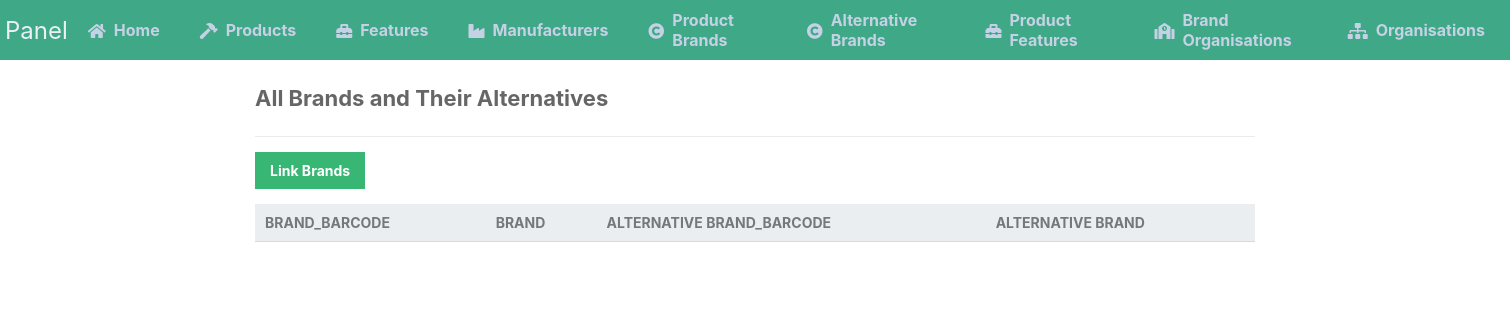
/read_alternativebrands.php, run on an earlier commit of the app's database.
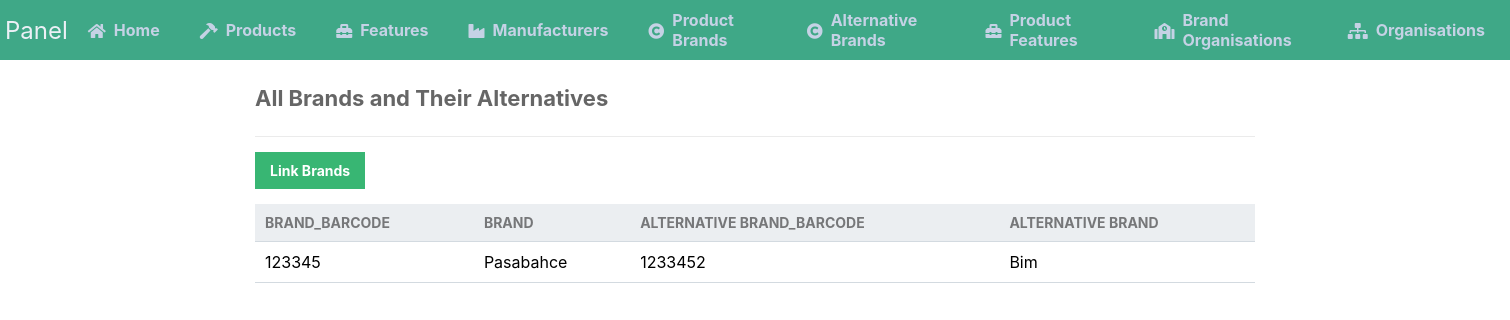
And on a later commit of the database.
### tables this page shows
CREATE TABLE `alternative_brands` (
  `BRAND_BARCODE` char(13) NOT NULL,
  `M_SYSCODE` int(11) NOT NULL,
  `ALTERNATIVE_BRAND_BARCODE` char(13) NOT NULL,
  `ALTERNATIVE_M_SYSCODE` int(11) NOT NULL
);

CREATE TABLE `product_brands` (
  `BRAND_BARCODE` char(13) NOT NULL,
  `BRAND_NAME` varchar(100) NOT NULL,
  `MANUFACTURER_ID` int(11) NOT NULL,
  `M_SYSCODE` int(11) NOT NULL
);

### read_alternativebrands.php (the view, shortened to what this page needs)
<?php
include 'functions.php';
$pdo = pdo_connect_mysql();
$stmt = $pdo->prepare('SELECT * FROM ALTERNATIVE_BRANDS');
$stmt->execute();
$alternativebrands = $stmt->fetchAll(PDO::FETCH_ASSOC);
?>
<?= template_header('Read') ?>
<div class="content read">
	<h2>All Brands and Their Alternatives</h2>
	<a href="create_alternativebrand.php" class="add-product">Link Brands</a>
	<table>
        <thead>
            <tr>
                <td>BRAND_BARCODE</td>
                <td>BRAND</td>
                <td>ALTERNATIVE BRAND_BARCODE</td>
                <td>ALTERNATIVE BRAND</td>
            </tr>
        </thead>
        <tbody>
            <?php foreach ($alternativebrands as $element): ?>
            <tr>
                <?php  $stmt = $pdo->prepare('SELECT BRAND_NAME FROM PRODUCT_BRANDS WHERE BRAND_BARCODE=?');       ?>
                <?php  $stmt->execute([$element['BRAND_BARCODE']]);      ?>
                <?php  $brandName = $stmt->fetch();                  ?>
                <?php  $stmt = $pdo->prepare('SELECT BRAND_NAME FROM PRODUCT_BRANDS WHERE BRAND_BARCODE=?');   ?>
                <?php  $stmt->execute([$element['ALTERNATIVE_BRAND_BARCODE']]);                                   ?>
                <?php  $alternativebrandName=$stmt->fetch();           ?>
                <td><?= $element['BRAND_BARCODE'] ?></td>
                <td><?= $brandName['BRAND_NAME'] ?></td>
                <td><?= $element['ALTERNATIVE_BRAND_BARCODE'] ?></td>
                <td><?= $alternativebrandName['BRAND_NAME'] ?></td>
            </tr>
            <?php endforeach; ?>
        </tbody>
    </table>
</div>
<?= template_footer()
?>

What changed in the data, as far as the page shows it:
added alternative_brands: BRAND_BARCODE "123345", product_brands.BRAND_NAME "Pasabahce", ALTERNATIVE_BRAND_BARCODE "1233452", product_brands.BRAND_NAME "Bim"
